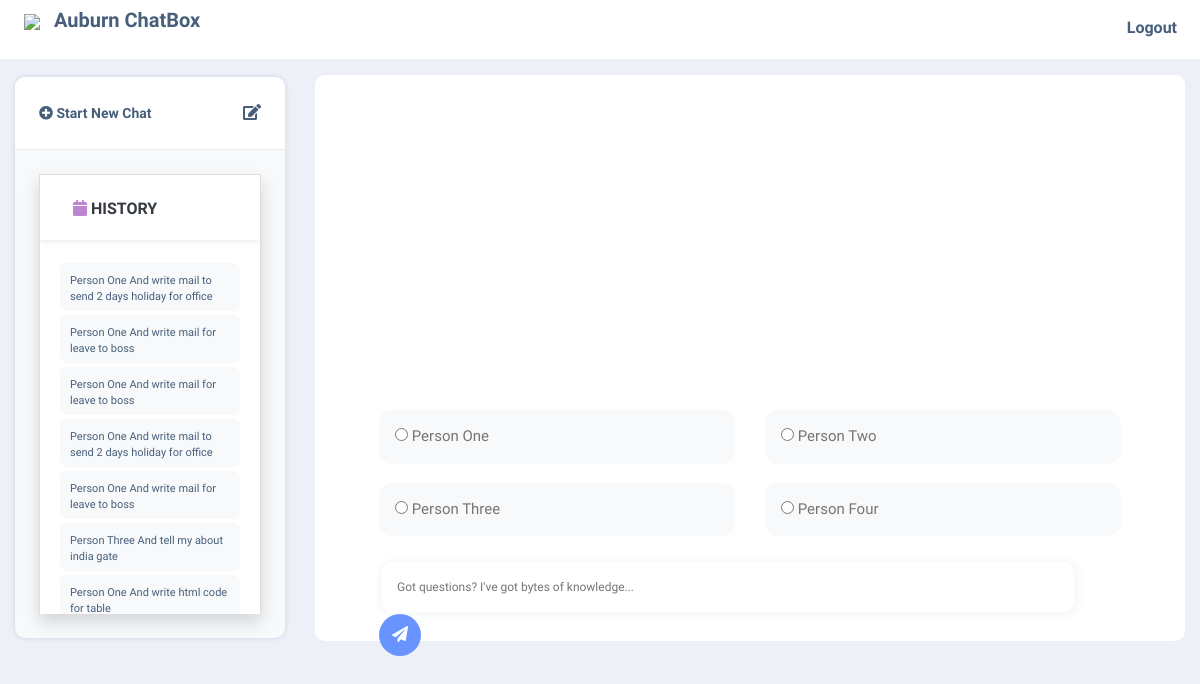
Page /home/ (signed in) on the committed database.
### my_login_app/models.py (models this page shows, shortened)
class ChatHistory(models.Model):
    user = models.ForeignKey(settings.AUTH_USER_MODEL, on_delete=models.CASCADE)
    timestamp = models.DateTimeField(auto_now_add=True)
    message = models.TextField()
    response = models.TextField()

### my_login_app/views.py (the view)
# urls.py: path('home/',views.home, name = 'home'),
def home(request):
            if request.user.is_authenticated:
                history = ChatHistory.objects.filter(user=request.user).order_by('-timestamp')
                for record in history:
                    record.response = record.response.replace('<br>', '\n')
                return render(request,'my_login_app/home.html',{'history': history})
            else:
                return render(request,'my_login_app/login.html')

### templates/my_login_app/home.html (shortened to what this page needs)
{% extends 'my_login_app/base.html' %} {% block body_block %} <div class="chat-container1">
    <div class="container-fluid">
      <div class="row">
        <div class="col-sm-3">
          <div class="chat-window">
            <div class="left-panel">
              <form action="{% url 'home' %}" method="post"> {%csrf_token%} <div class="new-chat">
                  <button type="submit" class="btn btn-primary">
                    <i class="fa fa-plus-circle"></i> Start New Chat </button>
              </form>
              <div class="edit-icon">
                <i class="fa fa-edit"></i>
              </div>
            </div>
            <div class="chats-history">
              <div class="">
                <div id="accordionExample3" class="accordion shadow">
                  <div class="card">
                    <div id="headingOne" class="card-header bg-white shadow-sm border-0">
                      <h2 class="mb-0">
                        <button type="button" data-toggle="collapse" data-target="#collapseOne" aria-expanded="true" aria-controls="collapseOne" class="btn btn-link text-dark font-weight-bold text-uppercase collapsible-link">
                          <i class="fa fa-calendar"></i> History </button>
                      </h2>
                    </div>
                    <div id="collapseOne" aria-labelledby="headingOne" data-parent="#accordionExample" class="collapse show">
                      <div class="card-body">
                        <ul>
                          {% for record in history|slice:":15" %}
                          <li>
                            <a href="#" class="history-item" data-message="{{ record.response|linebreaksbr }}" >{{ record.message|linebreaksbr }}</a>
                          </li>
                          {% endfor %}
                        </ul>
                      </div>
                    </div>
                  </div>
                </div>
              </div>
            </div>
          </div>
        </div>
      </div>
      <div class="col-sm-9">
        <div class="msg-container">
          <div id="chat-messages"> {% block content %} {% endblock%} </div>
          <div class="msg-input">
            <div class="row d-flex justify-content-center">
              <div class="col-sm-12">
                <form id="chatForm" action="{% url 'message_response' %}" method="POST"> {%csrf_token%} <div class="chat-input">
                  <div class="row"  >
                      <div class="col-sm-6">
                        <div class="form-group">
                          <input type="radio" id="role1" name="role" value="Person One">
                          <label for="role1"> Person One</label>
                        </div>
                      </div>
                      <div class="col-sm-6">
                        <div class="form-group">
                          <input type="radio" id="role2" name="role" value="Person Two">
                          <label for="role2"> Person Two</label>
                        </div>
                      </div>
                      <div class="col-sm-6">
                        <div class="form-group">
                          <input type="radio" id="role3" name="role" value=" Person Three">
                          <label for="role3"> Person Three</label>
                        </div>
                      </div>
                      <div class="col-sm-6">
                        <div class="form-group">
                          <input type="radio" id="role4" name="role" value="Person Four">
                          <label for="role4"> Person Four</label>
                        </div>
                      </div>
                    </div>
                    <div class="row">
                      <div class="col-sm-12">
                        <input type="text" name="chat-input1" placeholder="Got questions? I've got bytes of knowledge..." class="chat01">
                        <button id="submitButton" type="submit" value="submit" class="send_btn">
                            <i class="fa fa-paper-plane"></i>
                        </button>
                      </div>
                    </div>
                  </div>
                </form>
              </div>
            </div>
          </div>
        </div>
      </div>
    </div>
  </div>
  </div>
          {% endblock %}

### templates/my_login_app/base.html (style rules this page uses)
body, html { height: 100%; margin: 0; font-family: "Quicksand", sans-serif; background: #eef0f8; }
a, p, h2, h1, h3, h4, h5, h6 { color: #475f7b !important; }
ul { margin: 0; padding: 0; }
ul li { list-style-type: none; }
.left-panel { background: #f7f9fb; border-top: 0; margin-bottom: 17px; margin-top: 18px; border-radius: 10px; padding: 0px; -webkit-transition: .5s; transition: .5s; display: -ms-flexbox; display: flex; -ms-flex-direction: column; flex-direction: column; box-shadow: 0px 0px 5px 0px rgba(71, 95, 123, 0.2); }
.new-chat { color: #475f7b; display: block; padding: 1.5rem 1.5rem; position: relative; border-bottom: 1px solid rgba(0, 0, 0, 0.07); border-top-left-radius: 10px; border-top-right-radius: 10px; background: #fff; }
.new-chat button { color: #475f7b; background: no-repeat; border: navajowhite; padding: 0; font-weight: bold; font-size: 14px; }
.chats-history { padding: 1.5rem 1.5rem; -ms-flex: 1 1 auto; flex: 1 1 auto; border-radius: 10px; }
.card i { color: #bd85cf; }
.card-body { height: 375px; overflow-y: scroll; overflow-x: hidden; }
.card-body ul li { background: #f7f9fb; padding: 10px; margin: 4px 0px; border-radius: 7px; font-size: 11px; font-weight: 500; height: 48px; overflow: hidden; }
div#chat-messages { height: 300px; overflow-y: scroll; overflow-x: hidden; background: #fff; margin-top: 1rem; border-radius: 11px; padding: 30px; font-size: 13px; color: #000; font-weight: 600; line-height: 28px; }
.chat-input .form-group { background: #f7f9fb; border-radius: 13px; padding: 13px 14px 6px; margin: 19px 0px 0px; border: 2px solid #f7f9fb; width: 100%; font-weight: 500; font-size: 15px; color: #757575; }
.chat01 { width: 94%; border-radius: 13px; margin-top: 24px; padding: 16px; border: 2px solid #f7f9fb; color: #757575; box-shadow: 2px 2px 10px 2px #f7f9fb; font-size: 12px; }
.send_btn { background-color: #6993ff; border-color: #6993ff; color: #fff; box-shadow: none; border: none; padding: 9px 13px; border-radius: 100%; cursor: pointer; }
.msg-container { background: #fff; padding-bottom: 20px; border-radius: 10px; height: 566px; }
.chat-input { padding: 1rem 4rem 0.4rem; }
.edit-icon { float: right; }
#headingOne button { cursor: inherit !important; }

### rows in the picture
ChatHistory: message "Person One And write mail to send 2 days holiday for office"
ChatHistory: message "Person One And write mail for leave to boss"
ChatHistory: message "Person One And write mail for leave to boss"
ChatHistory: message "Person One And write mail to send 2 days holiday for office"
ChatHistory: message "Person One And write mail for leave to boss"
ChatHistory: message "Person Three And tell my about india gate"
ChatHistory: message "Person One And write html code for table"
